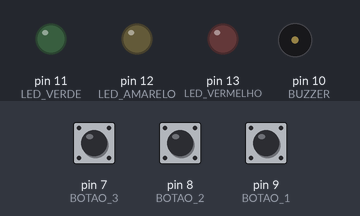
Simulated run of this sketch. Board: Arduino Uno, built with avr-gcc and run on an emulated ATmega328P. Shown: output pins drawn as LEDs (lit = HIGH), buzzer (waves = sounding). Inputs (shaded band) come from the test bench; at power-on: pin 7 (BOTAO_3) HIGH, pin 8 (BOTAO_2) HIGH, pin 9 (BOTAO_1) HIGH.

Above: at 1.2 s.
1.3 s: pin 7 (BOTAO_3) pulled LOW for 0.15 s
At 1.37 s:
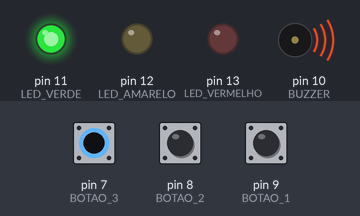
2.9 s: pin 8 (BOTAO_2) pulled LOW for 0.15 s
At 2.97 s:
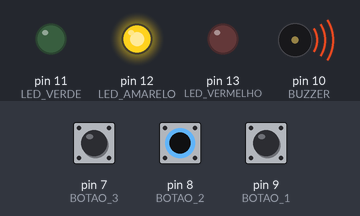
4.5 s: pin 9 (BOTAO_1) pulled LOW for 0.15 s
At 4.57 s:
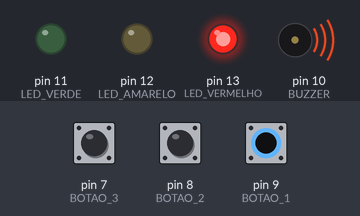
6.1 s: pin 9 (BOTAO_1) pulled LOW for 3.2 s
At 9.9 s:
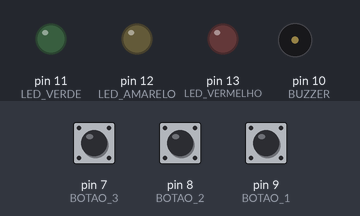
10.8 s: pin 7 (BOTAO_3) pulled LOW for 3.2 s
At 11.1 s:
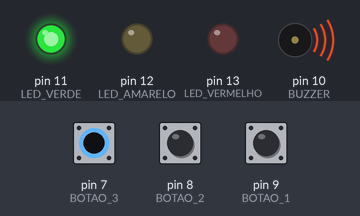
Timing chart, 0 to 15.5 s (numbered marks = the images above; inputs shaded):
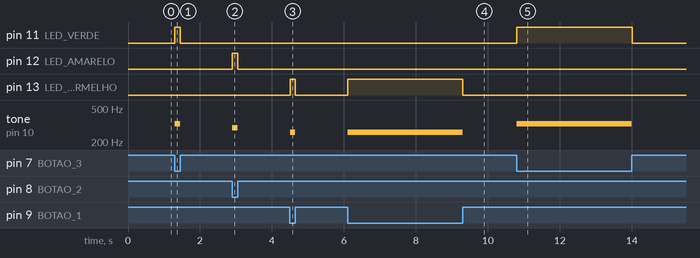

The sketch:

piano.ino
```cpp
/**
 * Geracao de notas musicais em buzzer de acordo com botoes pressionados.
 */

// pinos dos componentes
const byte BUZZER = 10;
const byte LED_VERMELHO = 13;
const byte LED_AMARELO = 12;
const byte LED_VERDE = 11;
const byte BOTAO_1 = 9;
const byte BOTAO_2 = 8;
const byte BOTAO_3 = 7;

// frequencia das notas musicais
const int C = 261; // nota DO
const int D = 293; // nota RE
const int E = 329; // nota MI
const int F = 349; // nota FA
const int G = 391; // nota SOL
const int A = 440; // nota LA
const int B = 493; // nota SI

void setup() {
  pinMode(BUZZER, OUTPUT); // configura pino buzzer como saida
  pinMode(LED_VERMELHO, OUTPUT);
  pinMode(LED_AMARELO, OUTPUT);
  pinMode(LED_VERDE, OUTPUT);
  pinMode(BOTAO_1, INPUT_PULLUP);
  pinMode(BOTAO_2, INPUT_PULLUP);
  pinMode(BOTAO_3, INPUT_PULLUP);
}

void loop() {

  // obtem status dos botoes
  boolean statusBotao1 = digitalRead(BOTAO_1);
  boolean statusBotao2 = digitalRead(BOTAO_2);
  boolean statusBotao3 = digitalRead(BOTAO_3);

  if (statusBotao1 == LOW) {
    tocar(BUZZER, C, 0);
    acendeLedVermelho();
  } else if (statusBotao2 == LOW) {
    tocar(BUZZER, D, 0);
    acendeLedAmarelo();
  } else if (statusBotao3 == LOW) {
    tocar(BUZZER, E, 0);
    acendeLedVerde();
  } else {
    desligar(BUZZER, 0);
    apagaTodosLeds();
  }

}

void tocar(byte pino, int frequencia, int tempo) {
  tone(pino, frequencia);
  delay(tempo);
}

void desligar(byte pino, int tempo) {
  noTone(pino);
  delay(tempo);
}

void acendeLedVermelho() {
  digitalWrite(LED_VERMELHO, HIGH);
  digitalWrite(LED_AMARELO, LOW);
  digitalWrite(LED_VERDE, LOW);
}

void acendeLedAmarelo() {
  digitalWrite(LED_VERMELHO, LOW);
  digitalWrite(LED_AMARELO, HIGH);
  digitalWrite(LED_VERDE, LOW);
}

void acendeLedVerde() {
  digitalWrite(LED_VERMELHO, LOW);
  digitalWrite(LED_AMARELO, LOW);
  digitalWrite(LED_VERDE, HIGH);
}

void apagaTodosLeds() {
  digitalWrite(LED_VERMELHO, LOW);
  digitalWrite(LED_AMARELO, LOW);
  digitalWrite(LED_VERDE, LOW);
}
```

Measured:
- after the input at 1.3 s, pin 11 (LED_VERDE): LOW → HIGH at once, → LOW 0.15 s later; tone on pin 10 (BUZZER): silent → 329 Hz at once, → silent 0.15 s later
- after the input at 2.9 s, pin 12 (LED_AMARELO): LOW → HIGH at once, → LOW 0.15 s later; tone on pin 10 (BUZZER): silent → 293 Hz at once, → silent 0.15 s later
- after the input at 4.5 s, pin 13 (LED_VERMELHO): LOW → HIGH at once, → LOW 0.15 s later; tone on pin 10 (BUZZER): silent → 261 Hz at once, → silent 0.15 s later
- after the input at 6.1 s, pin 13 (LED_VERMELHO): LOW → HIGH at once, → LOW 3.2 s later; tone on pin 10 (BUZZER): silent → 261 Hz at once, → silent 3.2 s later
- after the input at 10.8 s, pin 11 (LED_VERDE): LOW → HIGH at once, → LOW 3.2 s later; tone on pin 10 (BUZZER): silent → 329 Hz at once, → silent 3.2 s later
